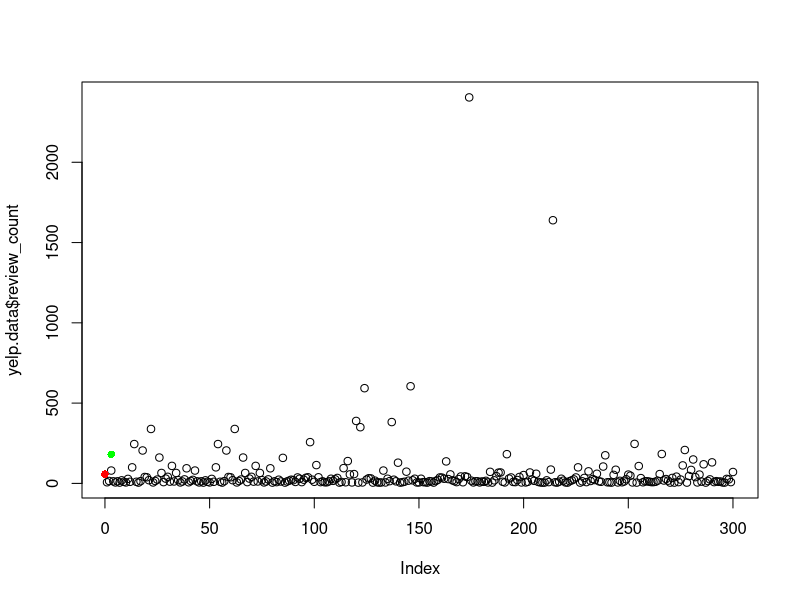
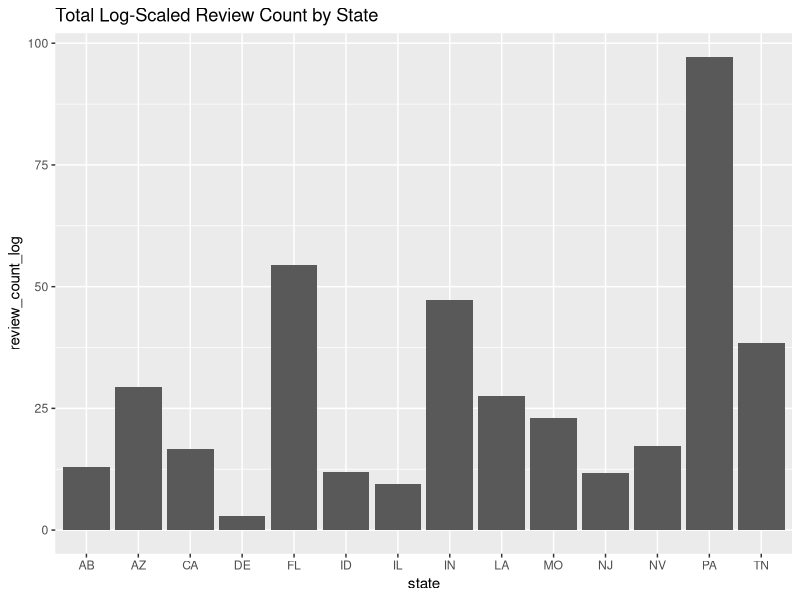
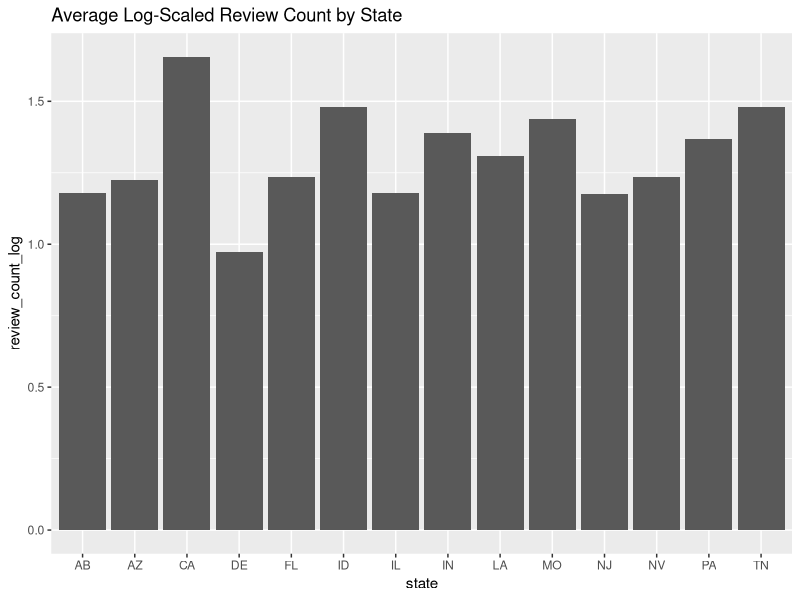
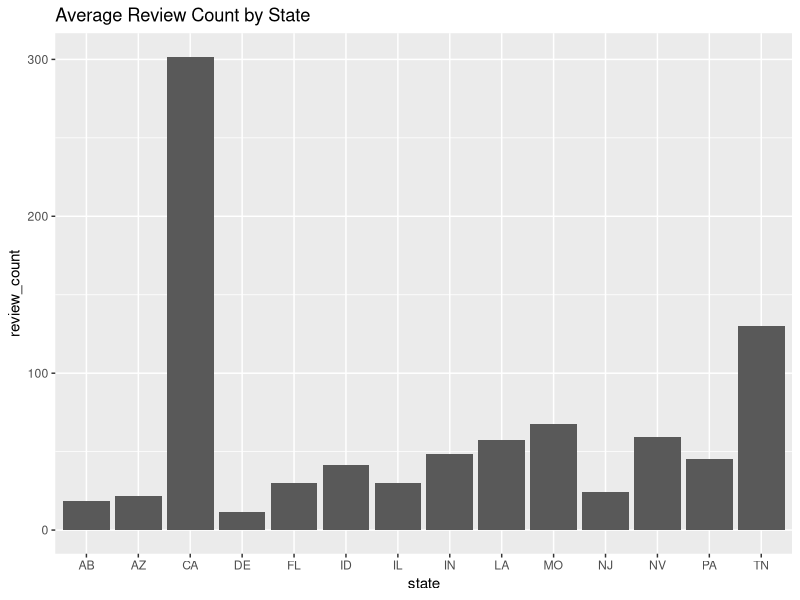

Reproduce these figures in R, in order.
## ---- chunk 1
knitr::opts_chunk$set(echo = TRUE)

library(ggplot2)
library(magrittr)
library(dplyr)
library(tidyverse)
library(data.table)
## ---- chunk 2
# load data and calculate the number of businesses in each group
yelp.data <- read.csv("format.csv", head = T)

#print data - only prints 10 first and 10 last rows
head(yelp.data, n=20)
tail(yelp.data, n=20)

#plot for review count
 #a couple outliets can be see in the plot

#add mean and sd points
mean_count <- mean(yelp.data$review_count)
sd_count <- sd(yelp.data$review_count)
plot(yelp.data$review_count)
mean_count
sd_count
points(x=0, y = mean_count, col = "red", pch = 16)
points(x=3, y = sd_count, col = "green", pch = 16)
## ---- chunk 3
#total review count by state barchart
# Log scaling
yelp.data$review_count_log <- log10(yelp.data$review_count)
# Total log-scaled review count by state bar chart
sum.plot <- ggplot(yelp.data, aes(x = state, y = review_count_log)) + stat_summary(fun = sum, geom = "bar")
print(sum.plot + ggtitle("Total Log-Scaled Review Count by State"))
## ---- chunk 4
#average review count by state barchart
# Log scaling
yelp.data$review_count_log <- log10(yelp.data$review_count)
# Average log-scaled review count by state bar chart
avg.plot <- ggplot(yelp.data, aes(x = state, y = review_count_log)) + stat_summary(fun.y = mean, geom = "bar")
print(avg.plot + ggtitle("Average Log-Scaled Review Count by State"))
avg.plot <- ggplot(yelp.data, aes(x = state, y = review_count)) + stat_summary(fun.y = mean, geom = "bar")
print(avg.plot + ggtitle("Average Review Count by State"))
## ---- chunk 5
#Count of business name in each state
yelp.data.table <- yelp.data %>% group_by(state, name) %>%
  summarise(total_count=n(),.groups = 'drop') %>%
  as.data.frame()
yelp.data.table
## ---- chunk 6
yelp.data.table

